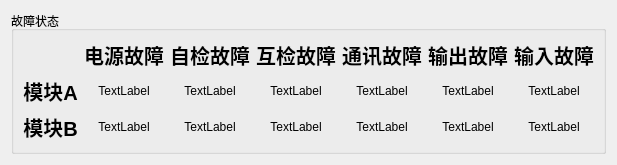
      <widget class="QWidget" name="tab_4">
       <attribute name="title">
        <string>故障</string>
       </attribute>
       <layout class="QGridLayout" name="gridLayout_29">
        <item row="0" column="0">
         <widget class="QGroupBox" name="groupBox_22">
          <property name="title">
           <string>故障状态</string>
          </property>
          <layout class="QGridLayout" name="gridLayout_28">
           <item row="0" column="1">
            <widget class="QLabel" name="label_21">
             <property name="font">
              <font>
               <pointsize>15</pointsize>
               <bold>true</bold>
              </font>
             </property>
             <property name="text">
              <string>电源故障</string>
             </property>
             <property name="alignment">
              <set>Qt::AlignCenter</set>
             </property>
            </widget>
           </item>
           <item row="0" column="2">
            <widget class="QLabel" name="label_22">
             <property name="font">
              <font>
               <pointsize>15</pointsize>
               <bold>true</bold>
              </font>
             </property>
             <property name="text">
              <string>自检故障</string>
             </property>
             <property name="alignment">
              <set>Qt::AlignCenter</set>
             </property>
            </widget>
           </item>
           <item row="0" column="3">
            <widget class="QLabel" name="label_23">
             <property name="font">
              <font>
               <pointsize>15</pointsize>
               <bold>true</bold>
              </font>
             </property>
             <property name="text">
              <string>互检故障</string>
             </property>
             <property name="alignment">
              <set>Qt::AlignCenter</set>
             </property>
            </widget>
           </item>
           <item row="0" column="4">
            <widget class="QLabel" name="label_24">
             <property name="font">
              <font>
               <pointsize>15</pointsize>
               <bold>true</bold>
              </font>
             </property>
             <property name="text">
              <string>通讯故障</string>
             </property>
             <property name="alignment">
              <set>Qt::AlignCenter</set>
             </property>
            </widget>
           </item>
           <item row="0" column="5">
            <widget class="QLabel" name="label_25">
             <property name="font">
              <font>
               <pointsize>15</pointsize>
               <bold>true</bold>
              </font>
             </property>
             <property name="text">
              <string>输出故障</string>
             </property>
             <property name="alignment">
              <set>Qt::AlignCenter</set>
             </property>
            </widget>
           </item>
           <item row="0" column="6">
            <widget class="QLabel" name="label_26">
             <property name="font">
              <font>
               <pointsize>15</pointsize>
               <bold>true</bold>
              </font>
             </property>
             <property name="text">
              <string>输入故障</string>
             </property>
             <property name="alignment">
              <set>Qt::AlignCenter</set>
             </property>
            </widget>
           </item>
           <item row="1" column="0">
            <widget class="QLabel" name="label_6">
             <property name="font">
              <font>
               <pointsize>15</pointsize>
               <bold>true</bold>
              </font>
             </property>
             <property name="text">
              <string>模块A</string>
             </property>
             <property name="alignment">
              <set>Qt::AlignCenter</set>
             </property>
            </widget>
           </item>
           <item row="2" column="0">
            <widget class="QLabel" name="label_7">
             <property name="font">
              <font>
               <pointsize>15</pointsize>
               <bold>true</bold>
              </font>
             </property>
             <property name="text">
              <string>模块B</string>
             </property>
             <property name="alignment">
              <set>Qt::AlignCenter</set>
             </property>
            </widget>
           </item>
           <item row="1" column="1">
            <widget class="QLabel" name="power_error_a_label">
             <property name="text">
              <string>TextLabel</string>
             </property>
             <property name="alignment">
              <set>Qt::AlignCenter</set>
             </property>
            </widget>
           </item>
           <item row="2" column="1">
            <widget class="QLabel" name="power_error_b_label">
             <property name="text">
              <string>TextLabel</string>
             </property>
             <property name="alignment">
              <set>Qt::AlignCenter</set>
             </property>
            </widget>
           </item>
           <item row="1" column="2">
            <widget class="QLabel" name="scheck_error_a_label">
             <property name="text">
              <string>TextLabel</string>
             </property>
             <property name="alignment">
              <set>Qt::AlignCenter</set>
             </property>
            </widget>
           </item>
           <item row="1" column="3">
            <widget class="QLabel" name="ccheck_error_a_label">
             <property name="text">
              <string>TextLabel</string>
             </property>
             <property name="alignment">
              <set>Qt::AlignCenter</set>
             </property>
            </widget>
           </item>
           <item row="1" column="4">
            <widget class="QLabel" name="com_error_a_label">
             <property name="text">
              <string>TextLabel</string>
             </property>
             <property name="alignment">
              <set>Qt::AlignCenter</set>
             </property>
            </widget>
           </item>
           <item row="1" column="5">
            <widget class="QLabel" name="output_error_a_label">
             <property name="text">
              <string>TextLabel</string>
             </property>
             <property name="alignment">
              <set>Qt::AlignCenter</set>
             </property>
            </widget>
           </item>
           <item row="1" column="6">
            <widget class="QLabel" name="input_error_a_label">
             <property name="text">
              <string>TextLabel</string>
             </property>
             <property name="alignment">
              <set>Qt::AlignCenter</set>
             </property>
            </widget>
           </item>
           <item row="2" column="2">
            <widget class="QLabel" name="scheck_error_b_label">
             <property name="text">
              <string>TextLabel</string>
             </property>
             <property name="alignment">
              <set>Qt::AlignCenter</set>
             </property>
            </widget>
           </item>
           <item row="2" column="3">
            <widget class="QLabel" name="ccheck_error_b_label">
             <property name="text">
              <string>TextLabel</string>
             </property>
             <property name="alignment">
              <set>Qt::AlignCenter</set>
             </property>
            </widget>
           </item>
           <item row="2" column="4">
            <widget class="QLabel" name="com_error_b_label">
             <property name="text">
              <string>TextLabel</string>
             </property>
             <property name="alignment">
              <set>Qt::AlignCenter</set>
             </property>
            </widget>
           </item>
           <item row="2" column="5">
            <widget class="QLabel" name="output_error_b_label">
             <property name="text">
              <string>TextLabel</string>
             </property>
             <property name="alignment">
              <set>Qt::AlignCenter</set>
             </property>
            </widget>
           </item>
           <item row="2" column="6">
            <widget class="QLabel" name="input_error_b_label">
             <property name="text">
              <string>TextLabel</string>
             </property>
             <property name="alignment">
              <set>Qt::AlignCenter</set>
             </property>
            </widget>
           </item>
          </layout>
         </widget>
        </item>
       </layout>
      </widget>
